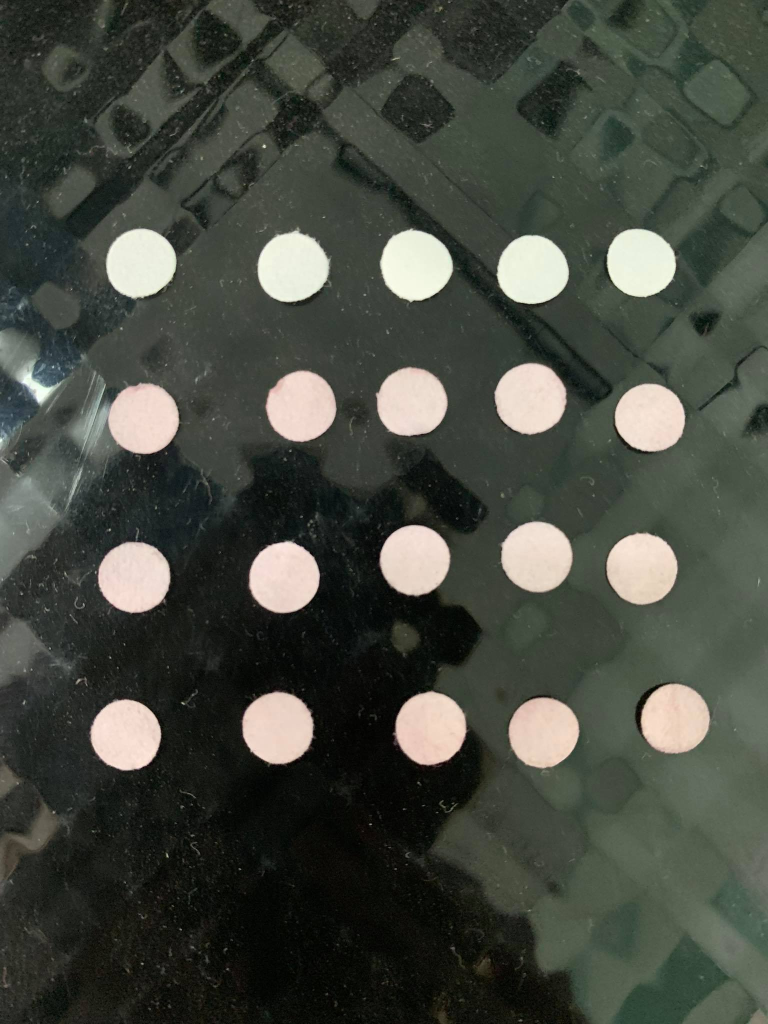
#> input picture papersensor1.jpg, 1536 x 2048 px (shown at 1/2 size)
$ python contours.py
#> lines starting #> are read from the running program, lines starting #| are printed output that depends on the picture; after the words box and inside, x2 and y2 are one past the last pixel; in counts of white or black regions, pixels touching at a corner belong together
import argparse
import imutils
import cv2

# [5 lines of commented-out code are left out]
path = 'papersensor1.jpg'
# image = cv2.imread(args[image])
image = cv2.imread(path)
#> image is the input picture: shape (2048, 1536, 3); mean B, G, R 64.2, 72.8, 69

# resize image
scale_percent = 40 # percent of original size
width = int(image.shape[1] * scale_percent / 100)
#> width = 614
height = int(image.shape[0] * scale_percent / 100)
#> height = 819
dim = (width, height)
#> dim = (614, 819)
resized = cv2.resize(image, dim, interpolation = cv2.INTER_AREA)
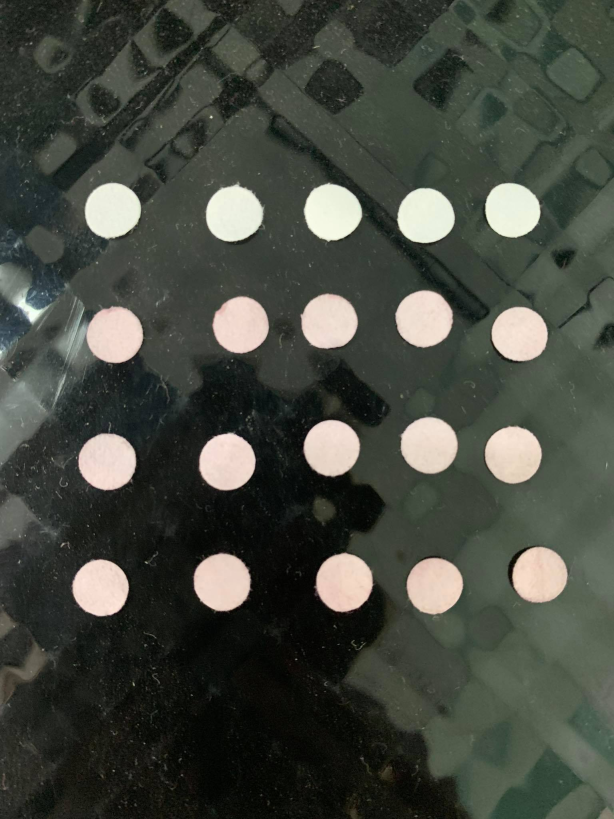
#> resized: shape (819, 614, 3); mean B, G, R 64.2, 72.8, 69
image = resized

#convert image to grayscale colorspace
gray = cv2.cvtColor(image, cv2.COLOR_BGR2GRAY)
#blur the grayscale image
blurred = cv2.GaussianBlur(gray,(5,5),0)
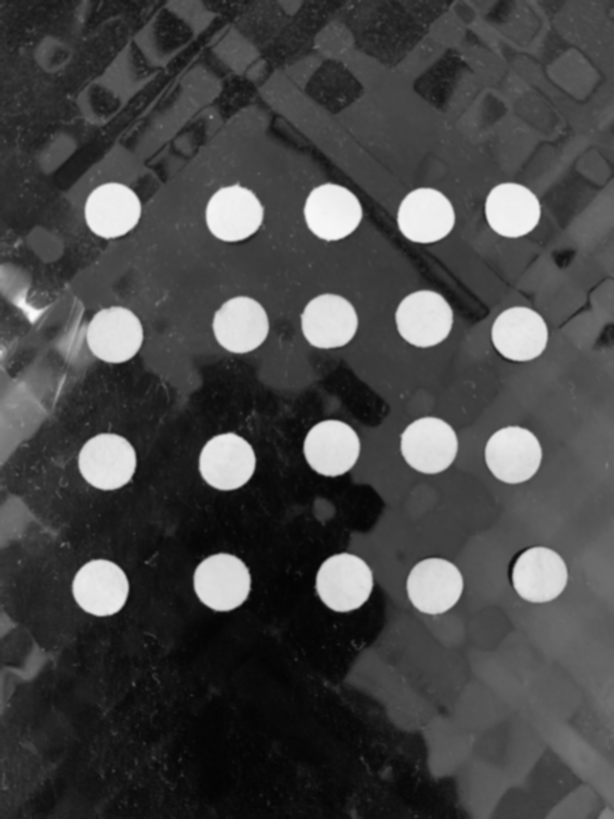
#> blurred: shape (819, 614); min 4, max 250, mean 70.7

#thresholding separates the paper sensor or ROI to the background
#this will create the mask
thresh = cv2.threshold(blurred, 200, 255, cv2.THRESH_BINARY)[1]
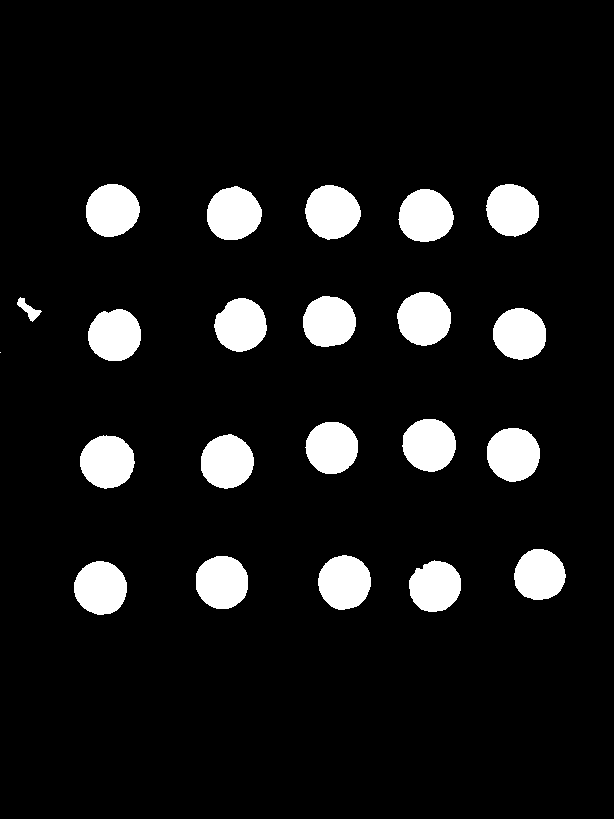
#> thresh: shape (819, 614); 8.9% white; 22 white regions (1 under 20 px)

#the original image will be masked with thresholded image so that the paper sensor will have a black background
masked = cv2.bitwise_and(image,image, mask=thresh)
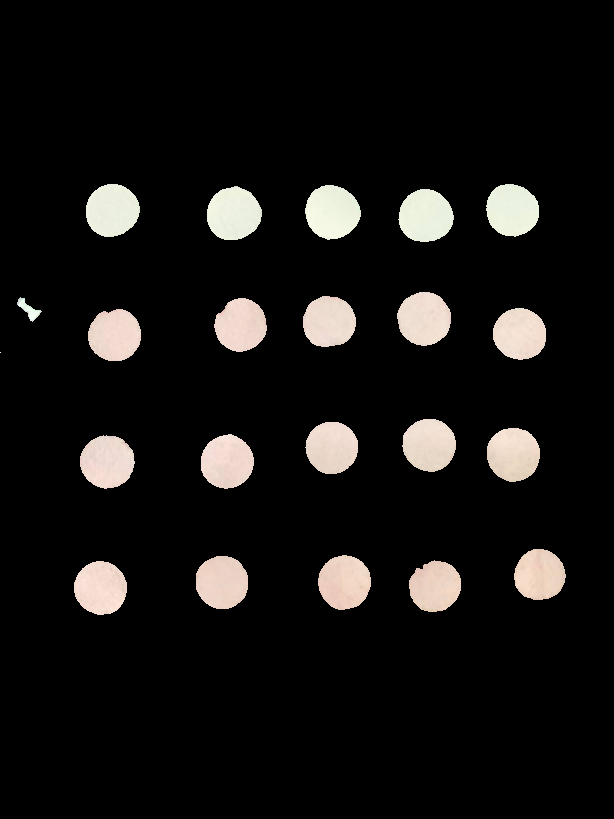
#> masked: shape (819, 614, 3); mean B, G, R 18.5, 19.7, 21.1
print(image.shape)
#| (819, 614, 3)

cv2.imshow('Original',image)
cv2.imshow('Resized',resized)
cv2.imshow('Threshold',thresh)
cv2.imshow('masked',masked)

cv2.waitKey(0)

cnts = cv2.findContours(thresh.copy(),cv2.RETR_EXTERNAL,
    cv2.CHAIN_APPROX_SIMPLE)
#> cnts = 22 contours, 1 with area under 20; largest, box (x1, y1, x2, y2) and area: (305, 185, 361, 240) 2258, (207, 186, 262, 240) 2220, (398, 189, 454, 242) 2208, (397, 292, 451, 346) 2196, (80, 435, 135, 489) 2196
cnts = imutils.grab_contours(cnts)

#for loop over the contours
for c in cnts:
    #compute the center of the contour
    M = cv2.moments(c)
    if M["m00"] != 0:
        cX = int(M["m10"] / M["m00"])
        cY = int(M["m01"] / M["m00"])
    else:
    # set values as what you need in the situation
        cX, cY = 0, 0
    # cX = int(M["m10"]/ M["m00"])
    # cY = int(M["m01"]/ M["m00"])

    #draw the contour and center of the shape on the image
    cv2.drawContours(masked, [c], -1, (0,255,0),2)
    cv2.circle(masked, (cX,cY), 7,(255,255,255), -1)
    cv2.putText(masked, "center",(cX-20,cY-20),
        cv2.FONT_HERSHEY_SIMPLEX, 0.5,(255,255,255),2)

    cv2.imshow("Image",masked)
    cv2.waitKey(0)
#> this loop made 22 passes
#> (c, cX, cY) on pass 11: ([[0, 352]], 0, 0)
#> (cX, cY) on passes 1 to 6: (100, 587), (434, 586), (221, 581), (344, 581), (539, 574), (106, 461)
#> pass 1, `cv2.imshow("Image",masked)`:
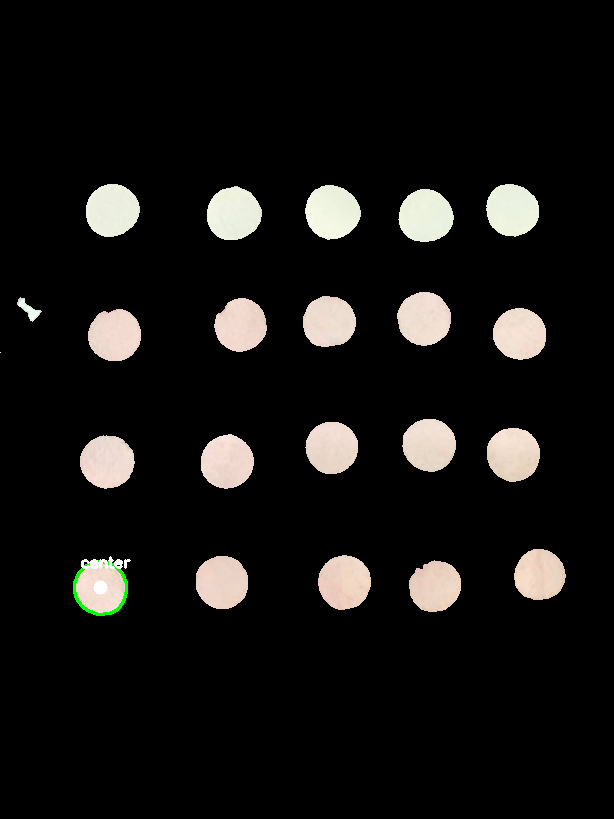
#> window 'Image': shape (819, 614, 3); mean B, G, R 18.5, 20, 21
#> pass 2, `cv2.imshow("Image",masked)`:
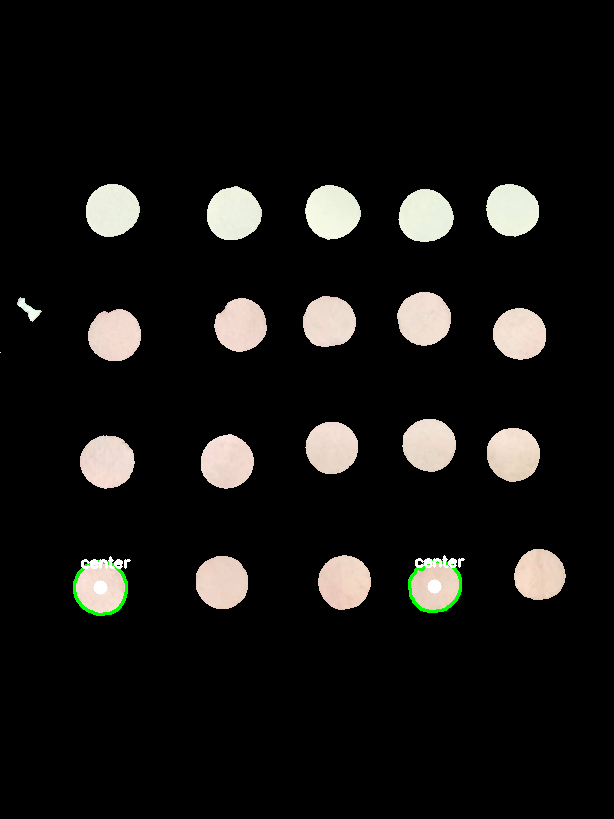
#> window 'Image': shape (819, 614, 3); mean B, G, R 18.5, 20.2, 21
#> after the loop:
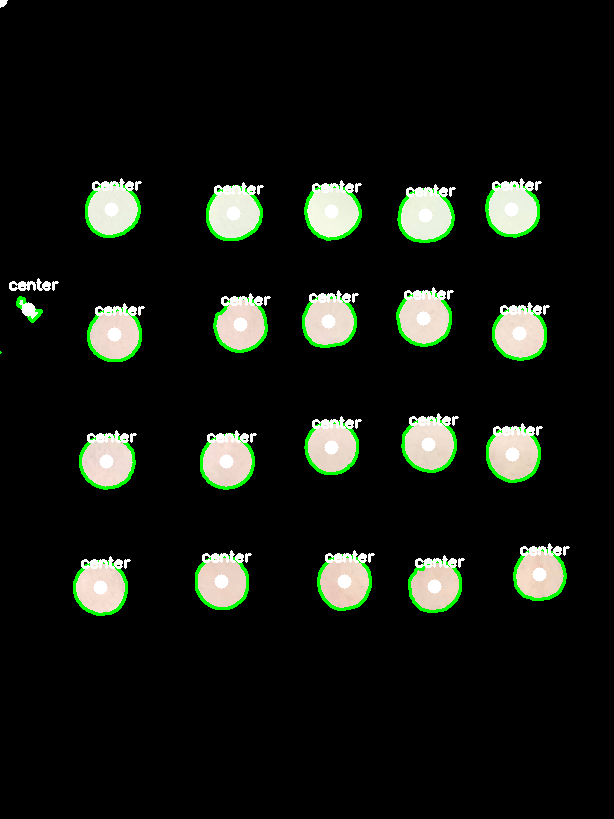
#> masked: shape (819, 614, 3); 3.91% of pixels changed, all inside (x1, y1, x2, y2) = (0, 0, 570, 616)

$ run again, with shapes_and_colors.jpg copied over papersensor1.jpg
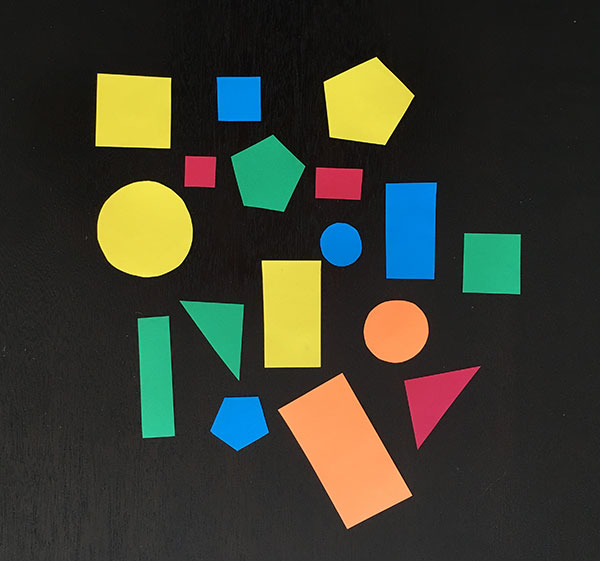
#> input picture shapes_and_colors.jpg, 600 x 561 px
#> image is the input picture: shape (561, 600, 3); mean B, G, R 47.2, 60.1, 58.4
#> `thresh = cv2.threshold(blurred, 200, 255, cv2.THRESH_BINARY)[1]`:
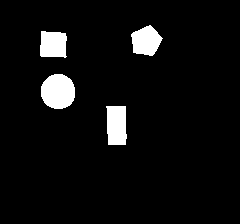
#> thresh: shape (224, 240); 5.6% white; 4 white regions
#| (224, 240, 3)
#> cnts = 4 contours; box (x1, y1, x2, y2) and area: (41, 74, 75, 109) 913, (106, 106, 127, 145) 680, (131, 25, 163, 56) 640, (40, 31, 67, 58) 594
#> the loop `for c in cnts:` made 4 passes
#> (cX, cY) on passes 1 to 4: (116, 124), (57, 91), (52, 44), (145, 40)
#> after the loop `for c in cnts:`:
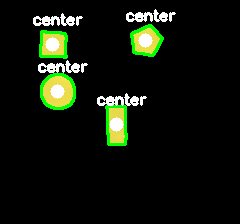
#> masked: shape (224, 240, 3); mean B, G, R 11.4, 22, 16.1

$ run again, with papersensor2.jpg copied over papersensor1.jpg
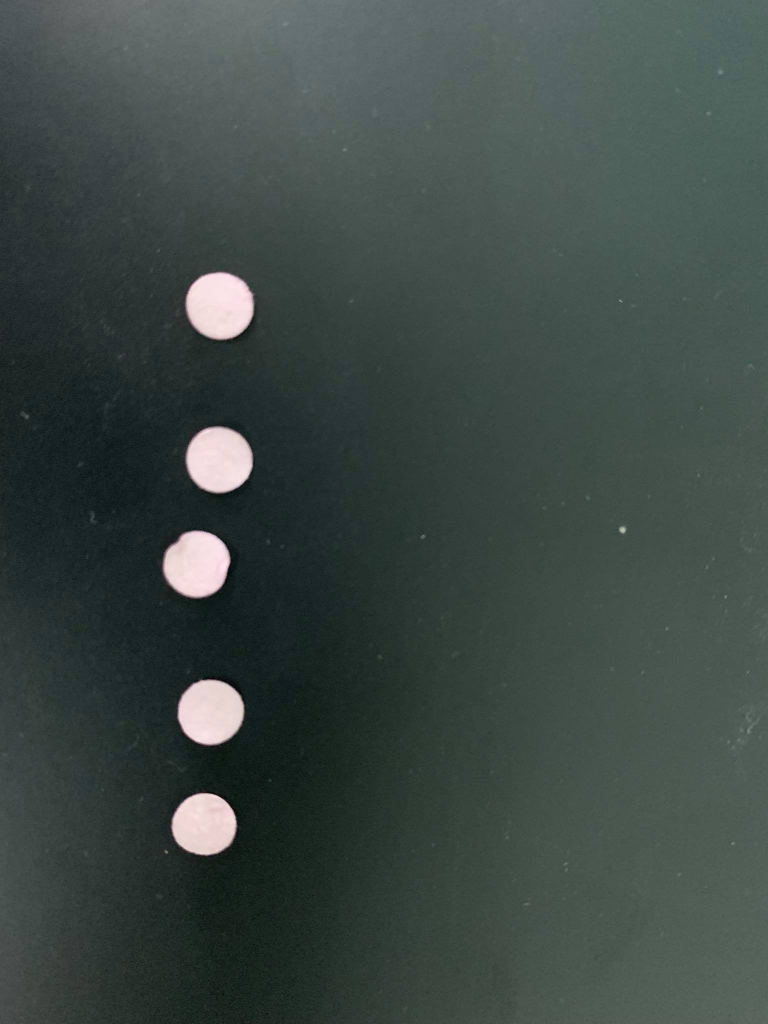
#> input picture papersensor2.jpg, 1536 x 2048 px (shown at 1/2 size)
#> image is the input picture: shape (2048, 1536, 3); mean B, G, R 69.3, 72.9, 61.7
#> `thresh = cv2.threshold(blurred, 200, 255, cv2.THRESH_BINARY)[1]`:
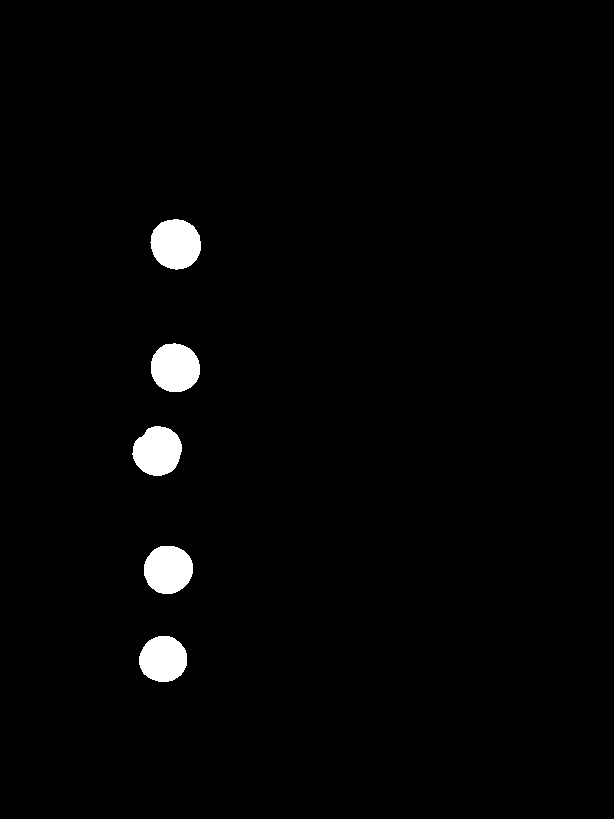
#> thresh: shape (819, 614); 1.9% white; 5 white regions
#| (819, 614, 3)
#> cnts = 5 contours; box (x1, y1, x2, y2) and area: (150, 219, 201, 270) 1940, (151, 343, 200, 392) 1839, (132, 426, 182, 476) 1820, (144, 546, 193, 594) 1807, (139, 636, 187, 682) 1686
#> the loop `for c in cnts:` made 5 passes
#> (cX, cY) on passes 1 to 5: (162, 658), (167, 569), (157, 450), (174, 367), (175, 243)
#> after the loop `for c in cnts:`:
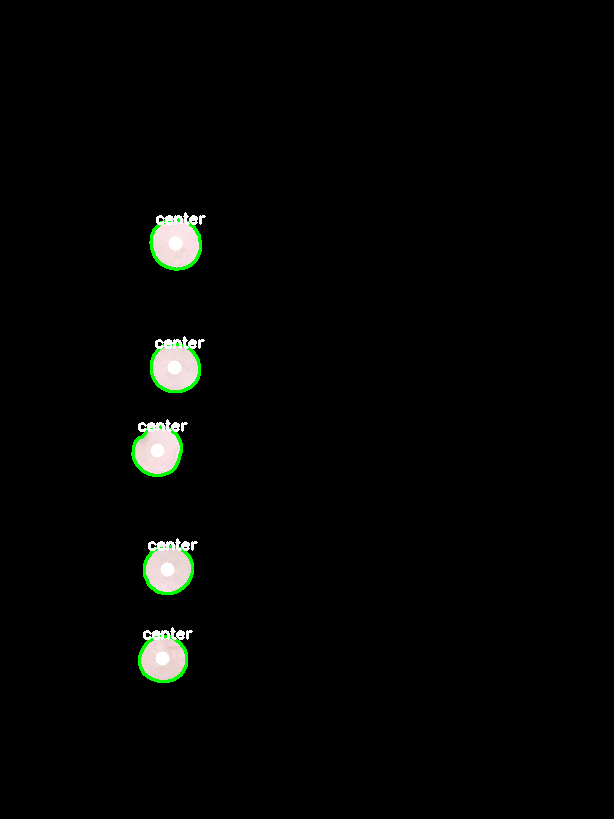
#> masked: shape (819, 614, 3); mean B, G, R 4.3, 5.4, 4.6

$ run again, with papersensor.jpg copied over papersensor1.jpg
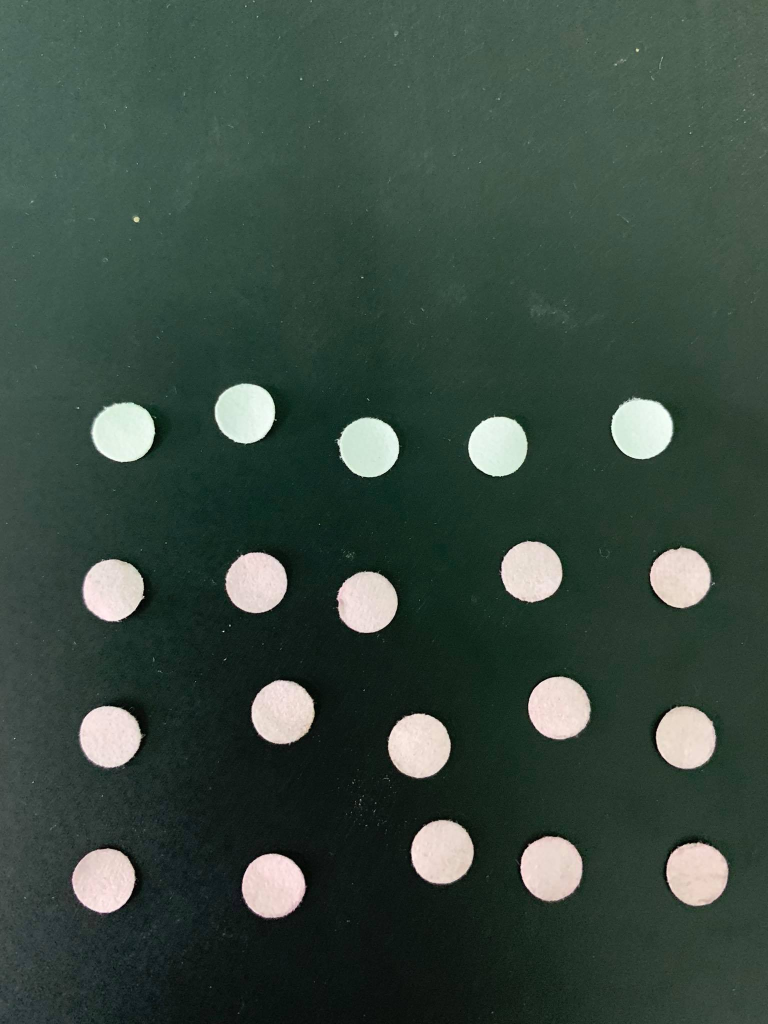
#> input picture papersensor.jpg, 1536 x 2048 px (shown at 1/2 size)
#> image is the input picture: shape (2048, 1536, 3); mean B, G, R 64.7, 74.1, 57.5
#> thresh: shape (819, 614); 6.8% white; 20 white regions
#| (819, 614, 3)
#> cnts = 20 contours; largest, box (x1, y1, x2, y2) and area: (312, 572, 359, 621) 1726, (195, 684, 243, 732) 1719, (59, 681, 107, 729) 1704, (330, 658, 377, 705) 1696, (202, 546, 250, 593) 1690
#> the loop `for c in cnts:` made 20 passes
#> (cX, cY) on passes 1 to 8: (217, 707), (82, 704), (556, 698), (440, 693), (352, 681), (334, 595), (547, 589), (87, 588)
#> after the loop `for c in cnts:`:
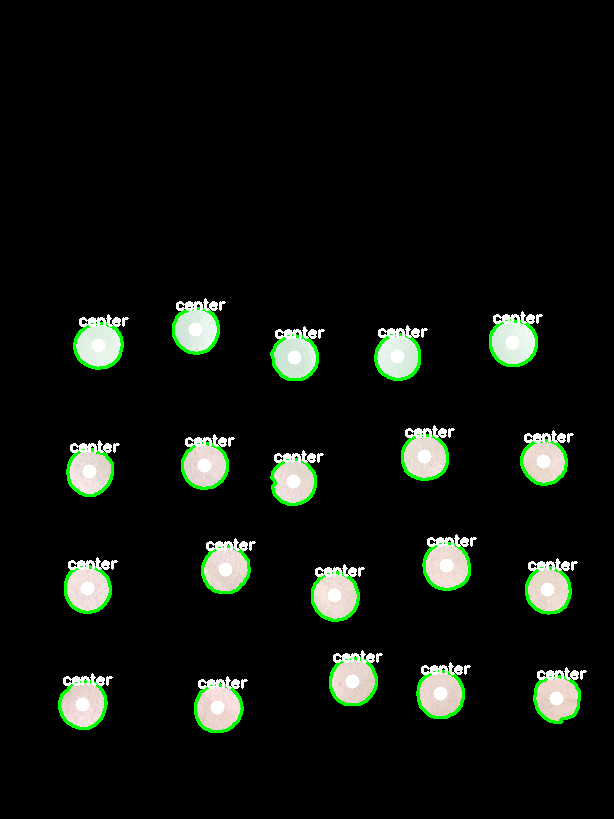
#> masked: shape (819, 614, 3); mean B, G, R 15.4, 20.2, 16.3
